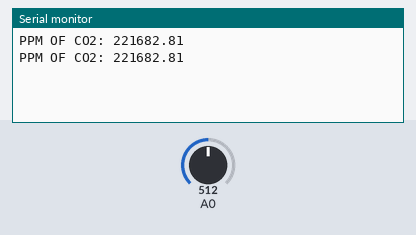
Bench run of a sketch on a simulated Arduino Uno, built with avr-gcc and run on an emulated ATmega328P. On the bench: the last lines printed to the serial monitor. The inputs (shaded band) are chosen by the test bench; at power-on: A0 = 512.

Above: at 1.8 s.
1.9 s: A0 set to 981
At 2.4 s:
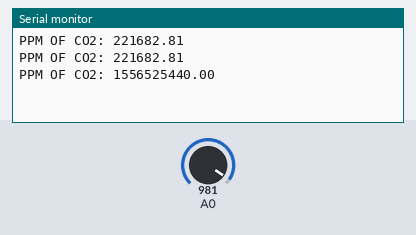
3.4 s: A0 set to 1004
At 4.8 s:
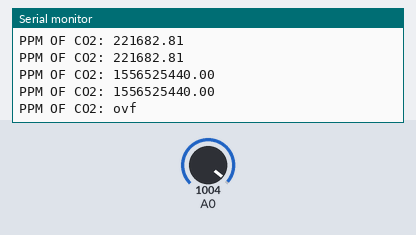

Measured:
- the behaviour switches between 993 and 994 on A0 (found by bisection; images 1 and 2)
- after the input at 1.9 s, the serial monitor: prints a new line after 0.10 s (image 1)
- after the input at 3.4 s, the serial monitor: prints a new line after 0.61 s (image 2)

The sketch:

MQ135_Carbon_dioxide.ino
```cpp
float RS_gas = 0;
float ratio = 0;
float sensorValue = 0;
float sensor_volt = 0;
float R0 = 19300.0;

void setup() {
 Serial.begin(9600);
}

void loop() {

   //FOR CARBON DIOXIDE
   sensorValue = analogRead(A0);
   sensor_volt = sensorValue/1024*5.0;
   RS_gas = (5.0-sensor_volt)/sensor_volt;
   ratio = RS_gas/R0; //Replace R0 with the value found using the sketch above
   float x = 250 * ratio;
   float ppm = pow(x,-2.832);
   Serial.print("PPM OF CO2: ");
   Serial.println(ppm);
   delay(1000);
}
```
